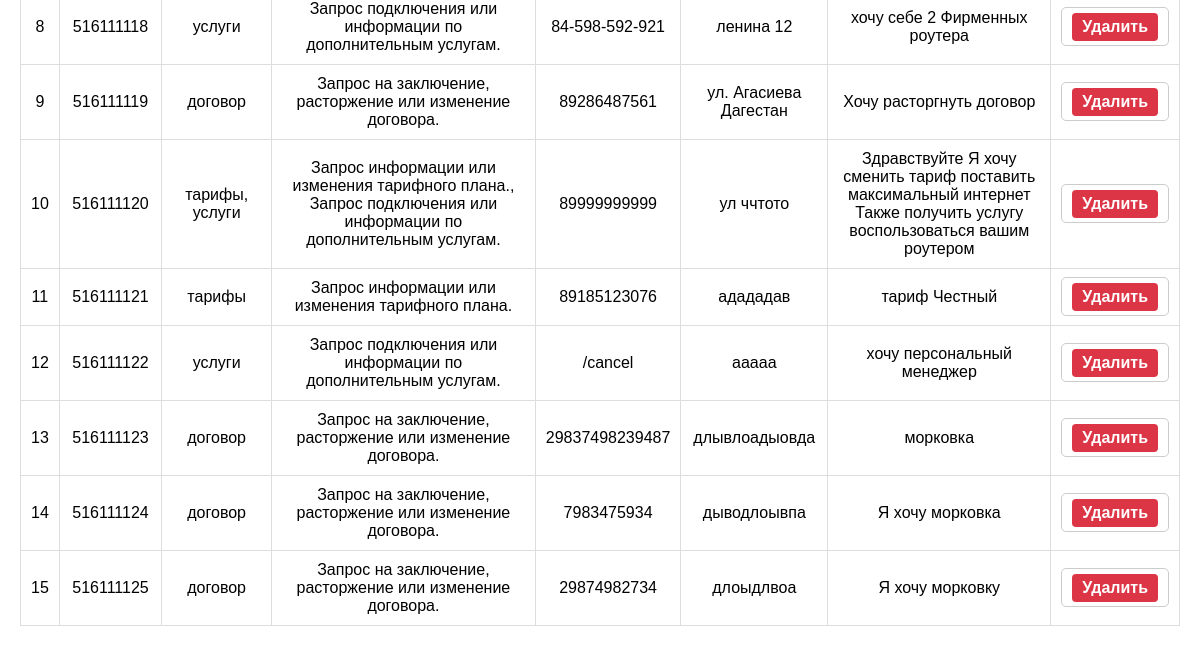
/table (lower part), run on an earlier commit of the app's database.
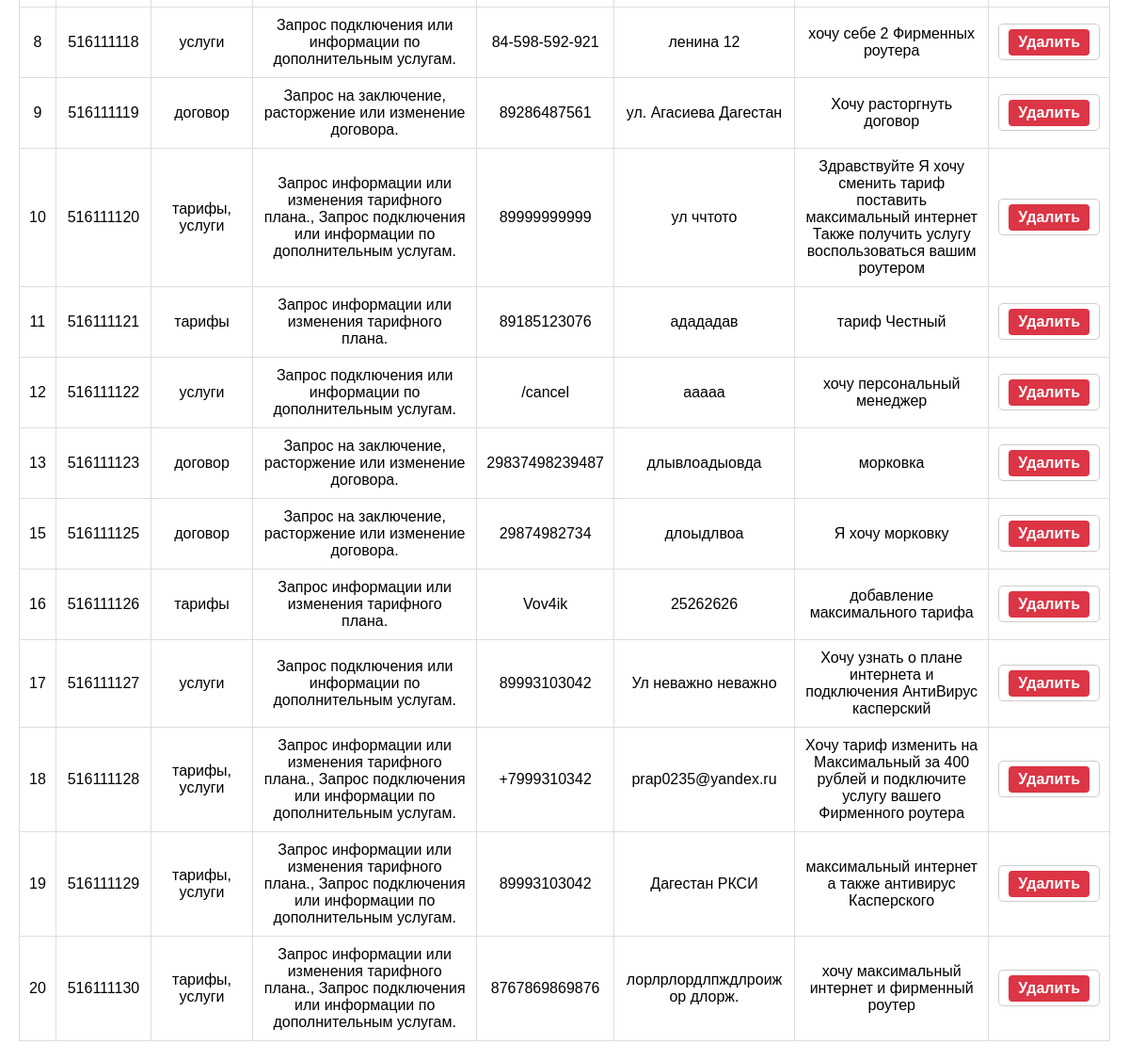
And on a later commit of the database.
### base/config.py (models this page shows)
class Client(Base):
    __tablename__ = 'clients'
    id = Column(Integer, primary_key=True, index=True)
    contract = Column(String(9), unique=True)
    phone = Column(String(15))
    address = Column(String(255))
    service = Column(String(45))
    intent = Column(String(550))
    user_text = Column(String(800))

### web_app.py (the view, shortened to what this page needs)
@app.route('/table', methods=['GET', 'POST'])
def show_table():
    session = Session()
    clients = session.query(Client).all()
    session.close()
    return render_template('table.html', clients=clients)

### templates/table.html (shortened to what this page needs)
<!DOCTYPE html>
<html lang="en">
<head>
</head>
<body>
    <table>
        {% for client in clients %}
        <tr>
            <td>{{ client.id }}</td>
            <td>{{ client.contract }}</td>
            <td>{{ client.service }}</td>
            <td>{{ client.intent }}</td>
            <td>{{ client.phone }}</td>
            <td>{{ client.address }}</td>
            <td>{{ client.user_text }}</td>
            <td>
                <form method="POST" action="{{ url_for('delete_intent', id=client.id) }}" style="display: inline;">
                    <button type="submit" class="delete-button">Удалить</button>
                </form>
            </td>
        </tr>
        {% endfor %}
    </table>
</body>
</html>

### templates/table.html (style rules this page uses)
body { font-family: Arial, sans-serif; margin: 20px; }
form { display: grid; grid-template-columns: 1fr 1fr; gap: 10px; margin-bottom: 20px; padding: 10px; border: 1px solid #ccc; border-radius: 5px; }
form input, form textarea, form button { padding: 8px; font-size: 16px; border: 1px solid #ccc; border-radius: 4px; }
form button { grid-column: span 2; background-color: #28a745; color: #fff; border: none; cursor: pointer; font-weight: bold; }
table { width: 100%; border-collapse: collapse; margin-top: 20px; }
.delete-button { background-color: #dc3545; color: #fff; padding: 5px 10px; border: none; border-radius: 4px; cursor: pointer; }

What changed in the data, as far as the page shows it:
removed Client: id "14", contract "516111124", service "договор", intent "Запрос на заключение, расторжение или изменение договора.", phone "7983475934", address "дыводлоывпа", user_text "Я хочу морковка"
added Client: id "16", contract "516111126", service "тарифы", intent "Запрос информации или изменения тарифного плана.", phone "Vov4ik", address "25262626", user_text "добавление максимального тарифа"
added Client: id "17", contract "516111127", service "услуги", intent "Запрос подключения или информации по дополнительным услугам.", phone "89993103042", address "Ул неважно неважно", user_text "Хочу узнать о плане интернета и подключения АнтиВирус касперский"
added Client: id "18", contract "516111128", service "тарифы, услуги", intent "Запрос информации или изменения тарифного плана., Запрос подключения или информации по дополнительным услугам.", phone "+7999310342", address "prap0235@yandex.ru", user_text "Хочу тариф изменить на Максимальный за 400 рублей и подключите услугу вашего Фирменного роутера"
added Client: id "19", contract "516111129", service "тарифы, услуги", intent "Запрос информации или изменения тарифного плана., Запрос подключения или информации по дополнительным услугам.", phone "89993103042", address "Дагестан РКСИ", user_text "максимальный интернет а также антивирус Касперского"
added Client: id "20", contract "516111130", service "тарифы, услуги", intent "Запрос информации или изменения тарифного плана., Запрос подключения или информации по дополнительным услугам.", phone "8767869869876", address "лорлрлордлпждлроиж ор длорж.", user_text "хочу максимальный интернет и фирменный роутер"
